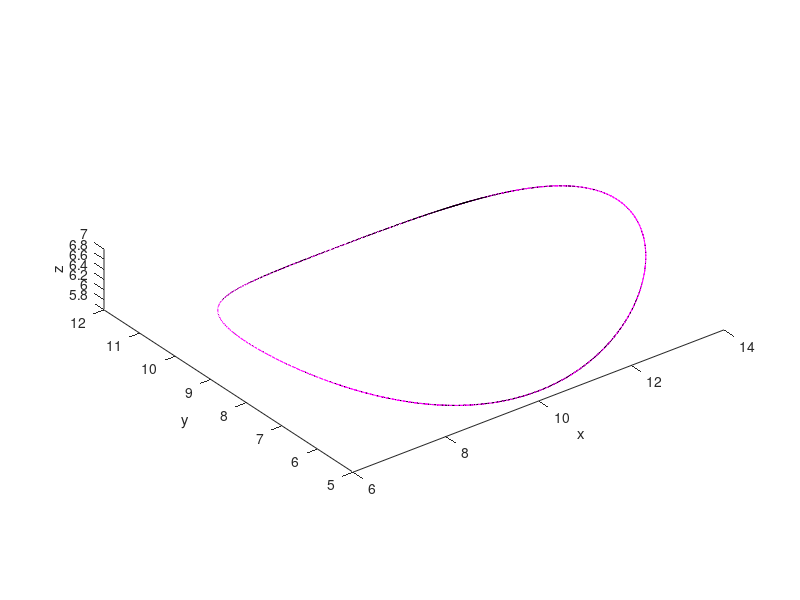

This figure's MATLAB source: (Note: this script raises an error after producing the figure.)
%% SCRIPT_TestTangentPP
clear all
close all
clc

%% Define candidate functions and samplingand plot candidate data
% -> Define loose sampling
n = 50;
x = linspace(-pi/3,4*(2*pi),n);
% -> Define tight sampling
nn = 20*n;
xx = linspace(min(x),max(x),20*n);

% -> Define functions to evaluate
f{1}  = @(x_in)  4*sin(x_in) + 10;
df{1} = @(x_in)  4*cos(x_in);

f{2}  = @(x_in)  3*cos(x_in) + 8;
df{2} = @(x_in) -3*sin(x_in);

f{3}  = @(x_in) 1*sin(x_in).^2 + 6;
df{3} = @(x_in) 2*sin(x_in).*cos(x_in);

%% Define figure and axes
fig = figure;
axs = axes('Parent',fig);
hold(axs,'on');
daspect(axs,[1 1 1]);
view(axs,3);
xlabel(axs,'x');
ylabel(axs,'y');
zlabel(axs,'z');

%% Define spline
for i = 1:numel(f)
    Y(i,:) = f{i}(x);
    YY(i,:) = f{i}(xx);
end

pltYY = plot3(YY(1,:),YY(2,:),YY(3,:),'m');

pp = spline(x,Y);
ppY = ppval(pp,xx);
plotPP = plot3(ppY(1,:),ppY(2,:),ppY(3,:),'k');

%% Calculate tangent and unit tangent
[ppT, ppT_hat] = tangentpp(pp);

T_hat = ppval(ppT_hat,x);
for i = 1:numel(x)
    pltT_hat(i) = plot3(axs,[Y(1,i),Y(1,i)+T_hat(1,i)],[Y(2,i),Y(2,i)+T_hat(2,i)],[Y(3,i),Y(3,i)+T_hat(3,i)],'r');
end

%% Calculate magnitude of T_hat
TT_hat = ppval(ppT_hat,xx);
TT_hat_mag = sqrt(sum((TT_hat.^2),1));

figure;
plot(xx,TT_hat_mag);
xlabel('x');
ylabel('Magnitude, T hat');

%% Calculate normal and unit normal
[ppN, ppN_hat] = normalpp(pp,50,0);

N_hat = ppval(ppN_hat,x);
for i = 1:numel(x)
    pltT_hat(i) = plot3(axs,[Y(1,i),Y(1,i)+N_hat(1,i)],[Y(2,i),Y(2,i)+N_hat(2,i)],[Y(3,i),Y(3,i)+N_hat(3,i)],'g');
end

%% Calculate magnitude of N_hat
NN_hat = ppval(ppN_hat,xx);
NN_hat_mag = sqrt(sum((NN_hat.^2),1));

figure;
plot(xx,NN_hat_mag);
xlabel('x');
ylabel('Magnitude, N hat');